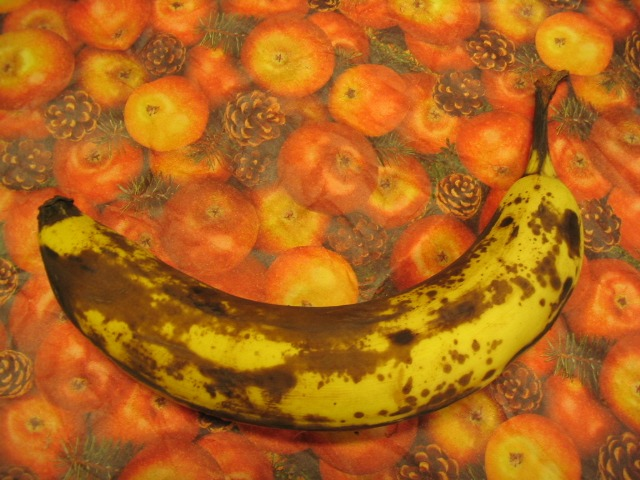
#> input picture data/imgs/banana2.jpg, 640 x 480 px
$ python poisson_blending.py --mask_path data/imgs/banana2.jpg --tgt_path data/imgs/banana2.jpg
#> lines starting #> are read from the running program, lines starting #| are printed output that depends on the picture; after the words box and inside, x2 and y2 are one past the last pixel; in counts of white or black regions, pixels touching at a corner belong together
import cv2
import numpy as np
from scipy.sparse import lil_matrix, csr_matrix
from scipy.sparse.linalg import spsolve
import argparse

IN_MASK = 255
OUT_MASK = 0


def poisson_blend(im_src, im_tgt, im_mask, center):
    scaled_src, scaled_mask = scale(im_src, im_tgt, im_mask, center)
    set_del_omega(scaled_mask)

    im_tgt = np.array(im_tgt, dtype='float')
    A, b, ij_to_mask_index, mask_indices = calc_A_and_b_matrices(scaled_src, im_tgt, scaled_mask)
    A = csr_matrix(A)
    x = spsolve(A, b)
    im_blend = np.array(im_tgt)
    for m in range(len(mask_indices[0])):
        im_blend[mask_indices[0][m], mask_indices[1][m]] = x[m]
    im_blend[im_blend > 255] = 255
    im_blend[im_blend < 0] = 0
    im_blend = np.array(im_blend, dtype=np.uint8)
    return im_blend


def set_del_omega(mask):
    delete_flag = -1
    directions = np.array([(-1, 0), (1, 0), (0, 1), (0, -1)])
    for i in range(mask.shape[0]):
        for j in range(mask.shape[1]):
            if mask[i, j] == IN_MASK:
                for ni, nj in (i, j) + directions:
                    if 0 <= ni < mask.shape[0] and 0 <= nj < mask.shape[1] and mask[ni, nj] == OUT_MASK:
                        mask[i, j] = delete_flag
                        break
    mask[mask == delete_flag] = OUT_MASK


def calc_A_and_b_matrices(src, tgt, mask):
    mask_indices = np.nonzero(mask)
    mask_pixel_count = len(mask_indices[0])
    A = lil_matrix((mask_pixel_count, mask_pixel_count), dtype='float')
    b = np.zeros((mask_pixel_count, 3), dtype='float')
    neighbors_dir = np.array([(0, 1), (0, -1), (1, 0), (-1, 0)])
    ij_to_mask_index = np.zeros_like(mask, dtype=np.int32)
    for m in range(mask_pixel_count):
        i, j = mask_indices[0][m], mask_indices[1][m]
        ij_to_mask_index[i, j] = m

    for m in range(mask_pixel_count):
        i, j = mask_indices[0][m], mask_indices[1][m]
        A[m, m] = -4
        b[m] = -4 * src[i, j]
        for n in (i, j) + neighbors_dir:
            ni, nj = n[0], n[1]
            if (not 0 <= ni < mask.shape[0]) or not (0 <= nj < mask.shape[1]):
                continue
            b[m] += src[ni, nj]
            if mask[ni, nj] == 0:
                b[m] -= tgt[ni, nj]
            else:
                nij_mask_index = ij_to_mask_index[ni, nj]
                A[m, nij_mask_index] = 1
    return A, b, ij_to_mask_index, mask_indices


def calc_pixel_index(i, j, img):
    return i * img.shape[1] + j
def scale(im_src, im_tgt, im_mask, center):
    scaled_src = np.zeros(im_tgt.shape, dtype='float')
    scaled_mask = np.zeros((im_tgt.shape[0], im_tgt.shape[1]), dtype='float')
    min_col, max_col, min_row, max_row = float('inf'), -1, float('inf'), -1
    for i in range(im_mask.shape[0]):
        for j in range(im_mask.shape[1]):
            if im_mask[i, j] == IN_MASK:
                if i < min_row:
                    min_row = i
                if i > max_row:
                    max_row = i
                if j < min_col:
                    min_col = j
                if j > max_col:
                    max_col = j
    mask_center = ((max_row + min_row) // 2), ((max_col + min_col) // 2)
    for i in range(im_mask.shape[0]):
        for j in range(im_mask.shape[1]):
            if im_mask[i, j] == IN_MASK:
                delta_i, delta_j = mask_center[0] - i, mask_center[1] - j
                scaled_src[center[0] - delta_i, center[1] - delta_j] = im_src[i, j]
                scaled_mask[center[0] - delta_i, center[1] - delta_j] = IN_MASK

    return scaled_src, scaled_mask


def parse():
    parser = argparse.ArgumentParser()
    parser.add_argument('--src_path', type=str, default=f'./data/imgs/banana2.jpg', help='image file path')
    parser.add_argument('--mask_path', type=str, default=f'./banana2/mask.bmp', help='mask file path')
    parser.add_argument('--tgt_path', type=str, default='./data/bg/table.jpg', help='mask file path')
    return parser.parse_args()


if __name__ == "__main__":
    # Load the source and target images
    args = parse()

    im_tgt = cv2.imread(args.tgt_path, cv2.IMREAD_COLOR)
#> im_tgt is the input picture: shape (480, 640, 3); mean B, G, R 26.2, 101.2, 178.3
    im_src = cv2.imread(args.src_path, cv2.IMREAD_COLOR)
    if args.mask_path == '':
        im_mask = np.full(im_src.shape, 255, dtype=np.uint8)
    else:
        im_mask = cv2.imread(args.mask_path, cv2.IMREAD_GRAYSCALE)
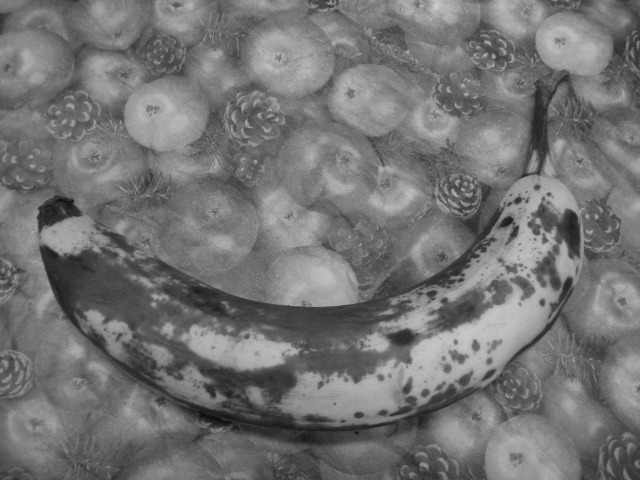
#> im_mask: shape (480, 640); min 12, max 205, mean 115.7

        im_mask = cv2.threshold(im_mask, 0, 255, cv2.THRESH_BINARY)[1]
#> im_mask: shape (480, 640); every value is 255
    center = (int(im_tgt.shape[0] / 2), int(im_tgt.shape[1] / 2))
#> center = (240, 320)
    im_clone = poisson_blend(im_src, im_tgt, im_mask, center)
#> after the loop in scale, `for i in range(im_mask.shape[0]):`:
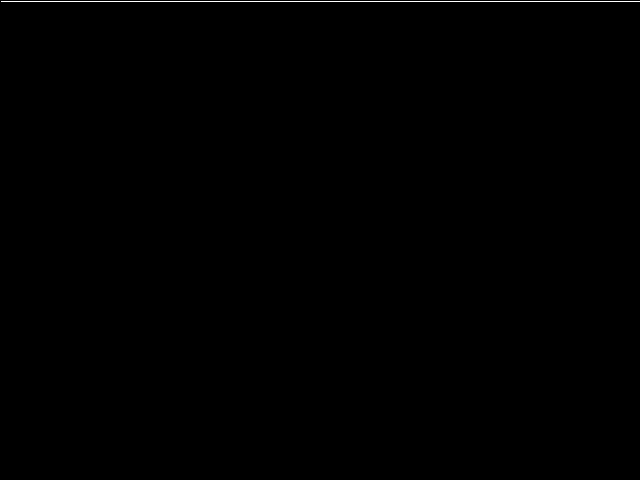
#> scaled_mask: shape (480, 640) float64; 0.21% white in thin lines or dots, all inside (x1, y1, x2, y2) = (1, 1, 640, 2)
#> (the run stopped early here; a loop or call above may not have finished)

$ run again, with data/imgs/banana1.jpg copied over data/imgs/banana2.jpg
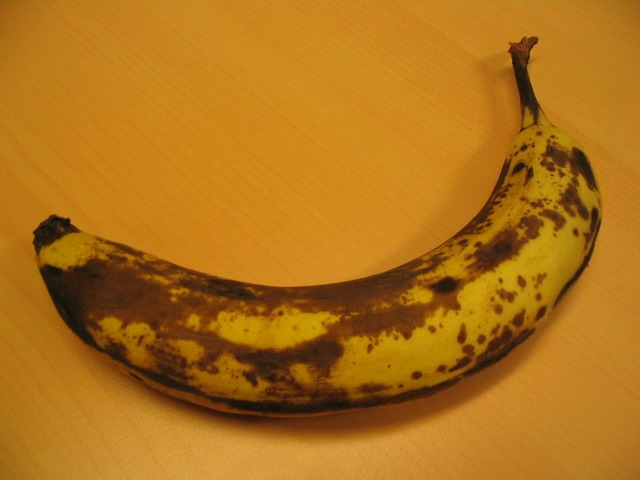
#> input picture data/imgs/banana1.jpg, 640 x 480 px
#> im_tgt is the input picture: shape (480, 640, 3); mean B, G, R 25.2, 113.9, 175.1
#> `im_mask = cv2.imread(args.mask_path, cv2.IMREAD_GRAYSCALE)`:
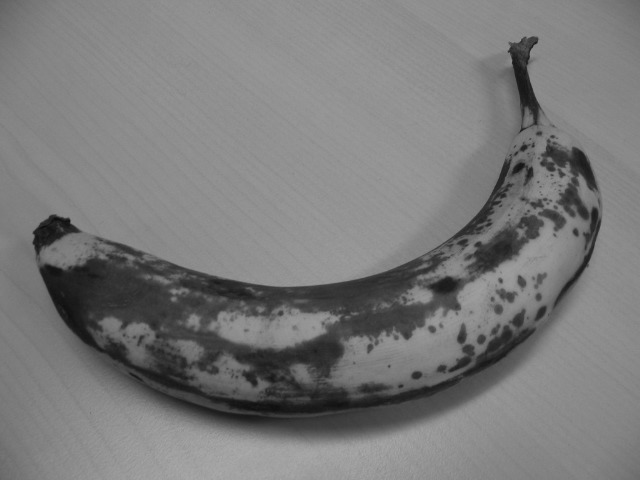
#> im_mask: shape (480, 640); min 11, max 171, mean 122.1

$ run again, with data/imgs/book.jpg copied over data/imgs/banana2.jpg
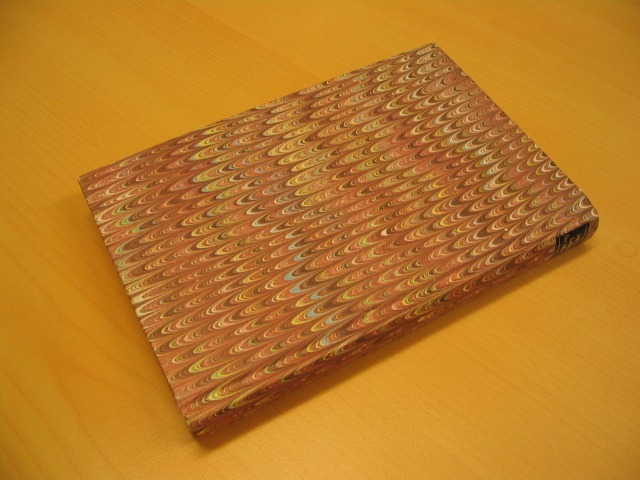
#> input picture data/imgs/book.jpg, 640 x 480 px
#> im_tgt is the input picture: shape (480, 640, 3); mean B, G, R 38.9, 122.9, 187.2
#> `im_mask = cv2.imread(args.mask_path, cv2.IMREAD_GRAYSCALE)`:
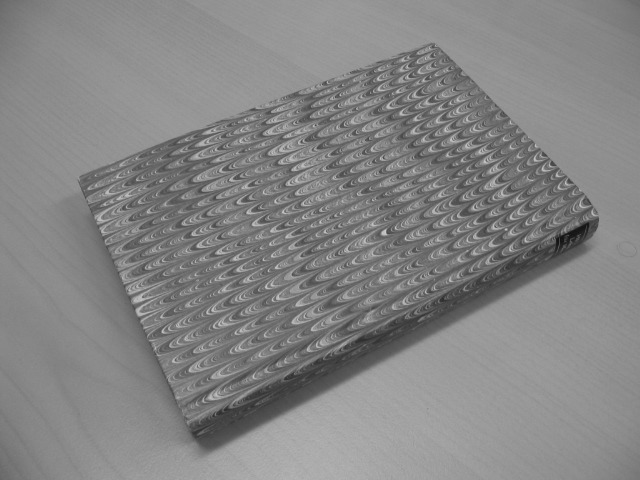
#> im_mask: shape (480, 640); min 16, max 204, mean 132.6
